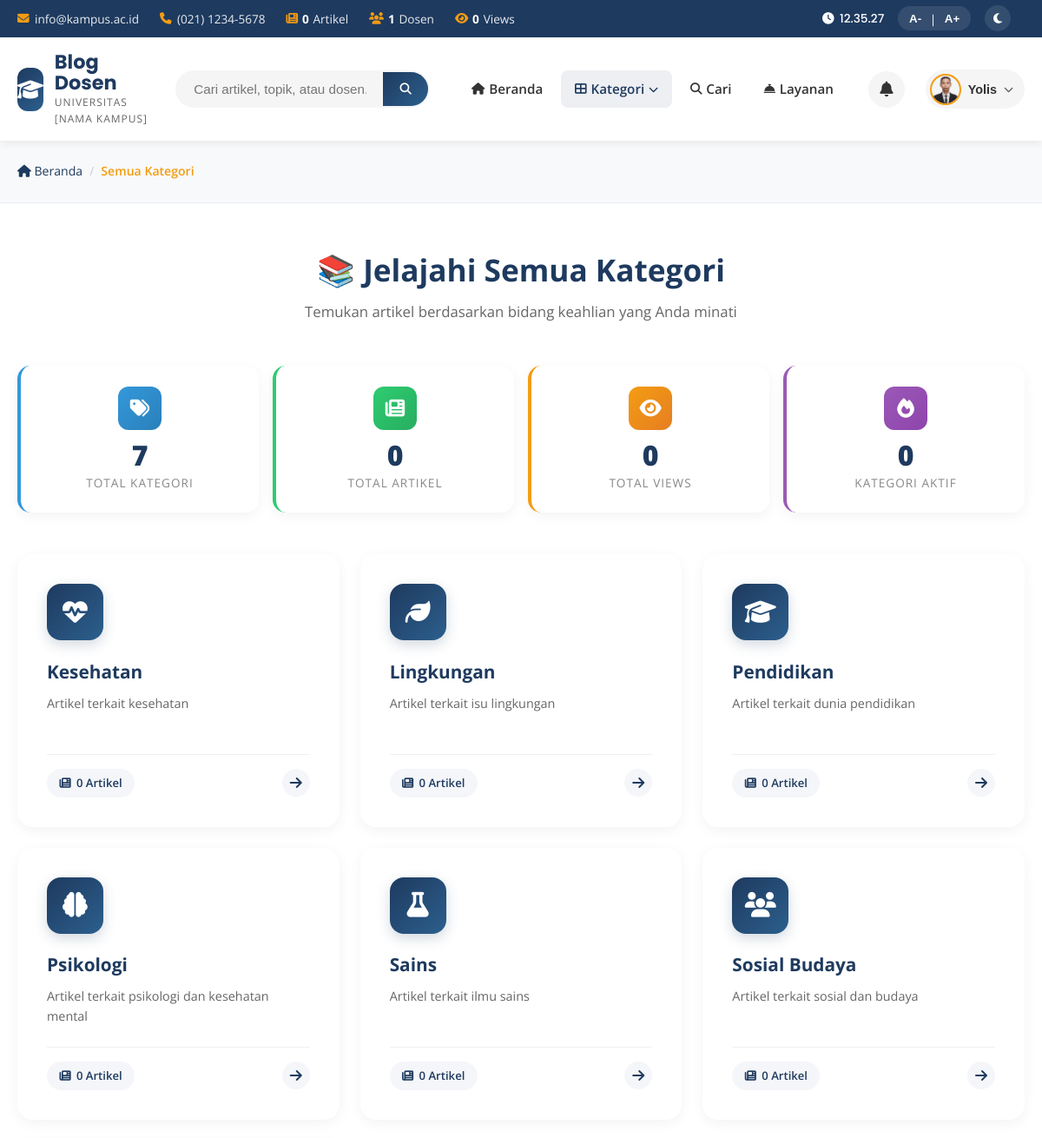
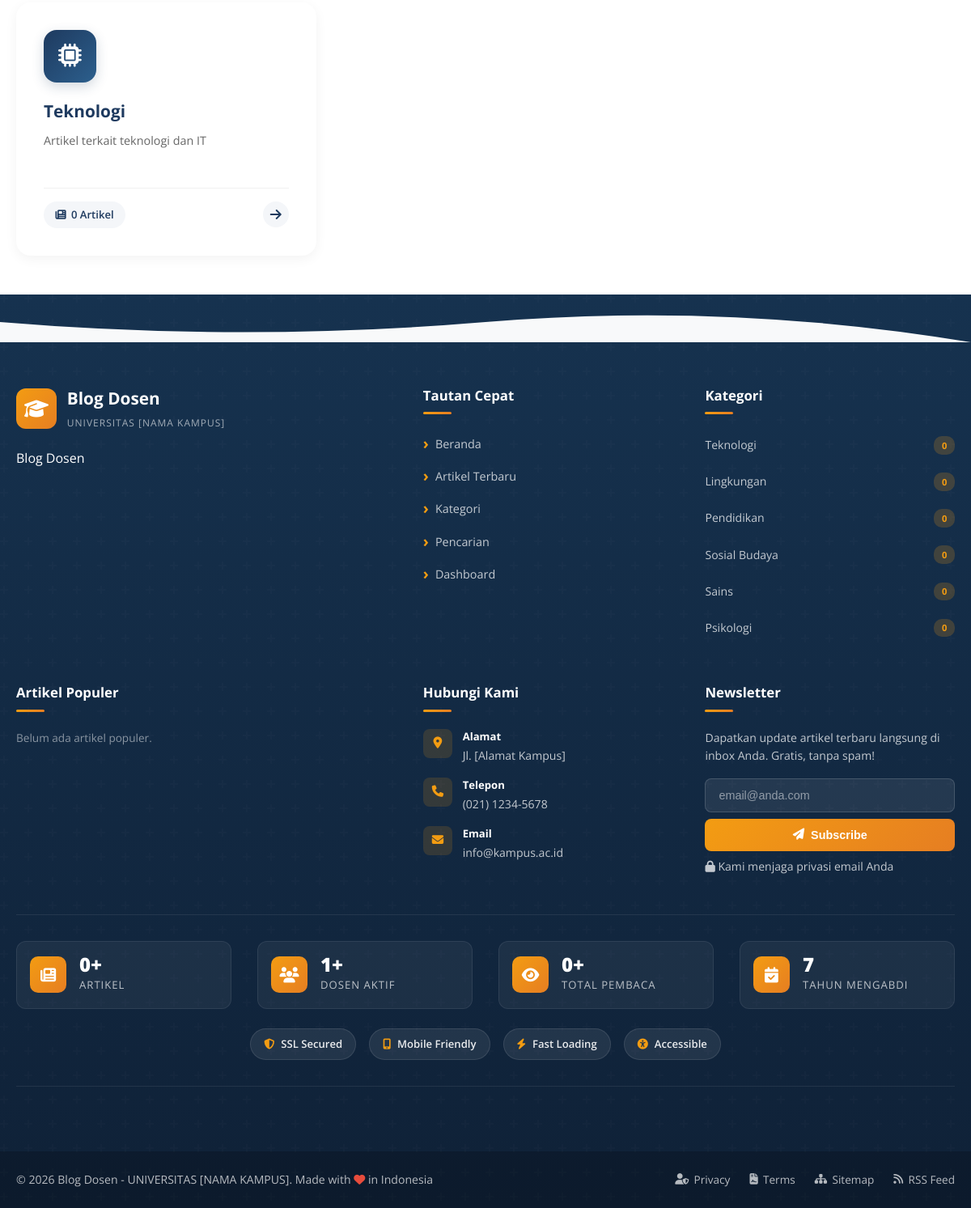
Screenshot of /category.php (signed in) with the database file from the repository (2 pictures, top to bottom).
### tables this page shows
CREATE TABLE `settings` (
  `id` int(11) NOT NULL,
  `nama_kampus` varchar(255) DEFAULT NULL,
  `tagline` text,
  `quote` text,
  `quote_author` varchar(100) DEFAULT NULL,
  `email_contact` varchar(100) DEFAULT NULL,
  `phone` varchar(50) DEFAULT NULL,
  `address` text,
  `facebook` varchar(255) DEFAULT NULL,
  `twitter` varchar(255) DEFAULT NULL,
  `instagram` varchar(255) DEFAULT NULL,
  `youtube` varchar(255) DEFAULT NULL,
  `logo` varchar(255) DEFAULT NULL,
  `updated_at` timestamp NULL DEFAULT CURRENT_TIMESTAMP ON UPDATE CURRENT_TIMESTAMP
);

CREATE TABLE `users` (
  `id` int(11) NOT NULL,
  `nama` varchar(100) NOT NULL,
  `email` varchar(100) NOT NULL,
  `password` varchar(255) NOT NULL,
  `nip` varchar(50) DEFAULT NULL,
  `jabatan` varchar(100) DEFAULT NULL,
  `prodi` varchar(100) DEFAULT NULL,
  `foto` varchar(255) DEFAULT 'default.png',
  `bio` text,
  `role` enum('admin','dosen') DEFAULT 'dosen',
  `status` enum('active','inactive') DEFAULT 'active',
  `created_at` timestamp NULL DEFAULT CURRENT_TIMESTAMP,
  `updated_at` timestamp NULL DEFAULT CURRENT_TIMESTAMP ON UPDATE CURRENT_TIMESTAMP
);

CREATE TABLE `categories` (
  `id` int(11) NOT NULL,
  `name` varchar(50) NOT NULL,
  `slug` varchar(50) NOT NULL,
  `description` text,
  `icon` varchar(50) NOT NULL DEFAULT 'fa-tag',
  `color` varchar(20) NOT NULL DEFAULT '#3498db',
  `created_at` timestamp NULL DEFAULT CURRENT_TIMESTAMP
);

### category.php (the view, shortened to what the rows shown need)
<?php
require_once __DIR__ . '/config/functions.php';
$categories = [];
try {
    $categories = db()->query("
        SELECT c.*,
               COUNT(a.id) as article_count,
               IFNULL(SUM(a.views), 0) as total_views
        FROM categories c
        LEFT JOIN articles a ON a.category_id = c.id AND a.status = 'published'
        GROUP BY c.id
        ORDER BY article_count DESC, c.name ASC
    ")->fetchAll();
} catch (Exception $e) {}
$currentCat = null;
include __DIR__ . '/includes/header.php';
?>
<?php if (!$currentCat): ?>
<section class="categories-showcase">
    <div class="container">
        <div class="categories-showcase-header">
            <h2>📚 Jelajahi Semua Kategori</h2>
        </div>
        <?php if (!empty($categories)):
        ?>
            <?php
            $catIcons = [
                'psikologi' => 'fa-brain',
                'pendidikan' => 'fa-graduation-cap',
                'teknologi' => 'fa-microchip',
                'sains' => 'fa-flask',
                'lingkungan' => 'fa-leaf',
                'kesehatan' => 'fa-heartbeat',
                'sosial-budaya' => 'fa-users',
                'ekonomi' => 'fa-chart-line',
                'hukum' => 'fa-gavel',
                'seni' => 'fa-palette',
                'politik' => 'fa-landmark',
                'olahraga' => 'fa-running',
            ];
            ?>
            <div class="categories-grid-ultimate">
                <?php foreach ($categories as $cat):
                    $icon = isset($catIcons[$cat['slug']]) ? $catIcons[$cat['slug']] : 'fa-tag';
                ?>
                    <a href="<?php echo url('category.php?slug=' . $cat['slug']); ?>" class="category-card-ultimate">
                        <div class="category-card-icon">
                            <i class="fas <?php echo $icon; ?>"></i>
                        </div>
                        <h3 class="category-card-title"><?php echo htmlspecialchars($cat['name']); ?></h3>
                        <p class="category-card-desc">
                            <?php echo htmlspecialchars($cat['description'] ?? 'Kumpulan artikel menarik seputar ' . $cat['name']); ?>
                        </p>
                        <div class="category-card-footer">
                            <span class="category-card-count">
                                <i class="fas fa-newspaper"></i>
                                <?php echo $cat['article_count']; ?> Artikel
                            </span>
                            <span class="category-card-arrow">
                                <i class="fas fa-arrow-right"></i>
                            </span>
                        </div>
                    </a>
                <?php endforeach; ?>
            </div>
        <?php endif; ?>
    </div>
</section>
<?php endif; ?>
<?php include __DIR__ . '/includes/footer.php'; ?>

### includes/header.php (shortened to what the rows shown need)
<?php
$settings = getSettings();
$isLoggedIn = isLoggedIn();
$userInfo = null;
if ($isLoggedIn) {
    try {
        $stmt = db()->prepare("SELECT nama, email, foto, jabatan, role FROM users WHERE id = ?");
        $stmt->execute([$_SESSION['user_id']]);
        $userInfo = $stmt->fetch();
    } catch (Exception $e) {
        $userInfo = [
            'nama' => isset($_SESSION['user_name']) ? $_SESSION['user_name'] : 'User',
            'email' => '',
            'foto' => null,
            'jabatan' => 'Dosen',
            'role' => isset($_SESSION['user_role']) ? $_SESSION['user_role'] : 'dosen'
        ];
    }
}
?>
<!DOCTYPE html>
<html lang="id" data-theme="light">
<head>
    <link rel="stylesheet" href="<?php echo asset('css/style.css'); ?>">
    <link rel="stylesheet" href="https://cdnjs.cloudflare.com/ajax/libs/font-awesome/6.4.0/css/all.min.css">
</head>
<body>
<div class="top-bar">
    <div class="top-bar-content">
        <div class="top-bar-left">
            <?php if (!empty($settings['email_contact'])): ?>
                <span class="top-bar-item">
                    <i class="fas fa-envelope"></i>
                    <a href="mailto:<?php echo htmlspecialchars($settings['email_contact']); ?>">
                        <?php echo htmlspecialchars($settings['email_contact']); ?>
                    </a>
                </span>
            <?php endif; ?>
            <?php if (!empty($settings['phone'])): ?>
                <span class="top-bar-item">
                    <i class="fas fa-phone"></i>
                    <a href="tel:<?php echo htmlspecialchars(preg_replace('/[^0-9+]/', '', $settings['phone'])); ?>">
                        <?php echo htmlspecialchars($settings['phone']); ?>
                    </a>
                </span>
            <?php endif; ?>
        </div>
    </div>
</div>
<header class="main-header" id="mainHeader">
    <div class="header-container">
        <a href="<?php echo url(); ?>" class="logo-ultimate">
            <div class="logo-text">
                <span class="logo-main">Blog Dosen</span>
                <span class="logo-tagline"><?php echo htmlspecialchars(excerpt(isset($settings['nama_kampus']) ? $settings['nama_kampus'] : '', 30)); ?></span>
            </div>
        </a>
        <nav class="nav-ultimate">
<?php if ($isLoggedIn && $userInfo): ?>
                <div class="user-menu-wrapper">
                    <button class="user-menu-btn" onclick="toggleUserMenu()">
                        <img src="<?php echo fotoUrl($userInfo['foto'] ?? ''); ?>"
                             alt="Avatar"
                             class="user-avatar-small"
                             onerror="this.src='https://ui-avatars.com/api/?name=<?php echo urlencode($userInfo['nama']); ?>&background=1e3a5f&color=fff&size=80'">
                        <span class="user-menu-name"><?php echo htmlspecialchars(explode(' ', $userInfo['nama'])[0]); ?></span>
                        <i class="fas fa-chevron-down" style="font-size:0.7rem;color:#666;"></i>
                    </button>
                </div>
            <?php else: ?>
                <a href="<?php echo url('admin/login.php'); ?>" class="btn-cta">
                    <i class="fas fa-sign-in-alt"></i> Login Dosen
                </a>
            <?php endif; ?>
        </nav>
    </div>
</header>

### includes/footer.php (shortened to what the rows shown need)
<?php
$settings = getSettings();
$footerCategories = [];
try {
    $stmt = db()->query("
        SELECT c.id, c.name, c.slug, COUNT(a.id) as article_count
        FROM categories c
        LEFT JOIN articles a ON a.category_id = c.id AND a.status = 'published'
        GROUP BY c.id
        ORDER BY article_count DESC
        LIMIT 6
    ");
    $footerCategories = $stmt->fetchAll();
} catch (Exception $e) {}
?>
<footer class="footer-ultimate">
    <div class="footer-main">
        <div class="container">
            <div class="footer-grid-ultimate">
                <div class="footer-col-ultimate footer-brand-col">
                    <div class="footer-brand-logo">
                        <div class="footer-brand-icon">
                        </div>
                        <div class="footer-brand-text">
                            <h3>Blog Dosen</h3>
                            <small><?php echo htmlspecialchars($settings['nama_kampus'] ?? 'Universitas'); ?></small>
                        </div>
                    </div>
                    <p><?php echo htmlspecialchars($settings['tagline'] ?? 'Platform berbagi ilmu dan pengetahuan dari para dosen untuk masyarakat luas.'); ?></p>
                </div>
                <div class="footer-col-ultimate">
                    <?php if (!empty($footerCategories)): ?>
                        <ul class="footer-category-list">
                            <?php foreach ($footerCategories as $cat): ?>
                                <li>
                                    <a href="<?php echo url('category.php?slug=' . $cat['slug']); ?>">
                                        <span><?php echo htmlspecialchars($cat['name']); ?></span>
                                        <span class="footer-category-count"><?php echo $cat['article_count']; ?></span>
                                    </a>
                                </li>
                            <?php endforeach; ?>
                        </ul>
                    <?php else: ?>
                        <p style="color:rgba(255,255,255,0.5);font-size:0.85rem;">Belum ada kategori.</p>
                    <?php endif; ?>
                </div>
                <div class="footer-col-ultimate">
                    <ul class="footer-contact-list">
                        <?php if (!empty($settings['address'])): ?>
                            <li class="footer-contact-item">
                                <div class="footer-contact-icon">
                                    <i class="fas fa-map-marker-alt"></i>
                                </div>
                                <div class="footer-contact-info">
                                    <strong>Alamat</strong>
                                    <?php echo htmlspecialchars($settings['address']); ?>
                                </div>
                            </li>
                        <?php endif; ?>
                        <?php if (!empty($settings['phone'])): ?>
                            <li class="footer-contact-item">
                                <div class="footer-contact-icon">
                                    <i class="fas fa-phone"></i>
                                </div>
                                <div class="footer-contact-info">
                                    <strong>Telepon</strong>
                                    <a href="tel:<?php echo htmlspecialchars(preg_replace('/[^0-9+]/', '', $settings['phone'])); ?>">
                                        <?php echo htmlspecialchars($settings['phone']); ?>
                                    </a>
                                </div>
                            </li>
                        <?php endif; ?>
                        <?php if (!empty($settings['email_contact'])): ?>
                            <li class="footer-contact-item">
                                <div class="footer-contact-icon">
                                    <i class="fas fa-envelope"></i>
                                </div>
                                <div class="footer-contact-info">
                                    <strong>Email</strong>
                                    <a href="mailto:<?php echo htmlspecialchars($settings['email_contact']); ?>">
                                        <?php echo htmlspecialchars($settings['email_contact']); ?>
                                    </a>
                                </div>
                            </li>
                        <?php endif; ?>
                    </ul>
                </div>
            </div>
        </div>
    </div>
    <div class="footer-bottom-ultimate">
        <div class="container">
            <div class="footer-bottom-content">
                <div class="footer-copyright">
                    &copy; <?php echo date('Y'); ?> Blog Dosen - <?php echo htmlspecialchars($settings['nama_kampus']); ?>.
                    Made with <i class="fas fa-heart"></i> in Indonesia
                </div>
                <div class="footer-bottom-links">
                    <a href="<?php echo url('privacy.php'); ?>">
                    </a>
                    <a href="<?php echo url('terms.php'); ?>">
                    </a>
                    <a href="<?php echo url('sitemap.php'); ?>">
                    </a>
                    <a href="<?php echo url('rss.php'); ?>">
                    </a>
                </div>
            </div>
        </div>
    </div>
</footer>
</body>
</html>

### rows the page displays
settings: email_contact "info@kampus.ac.id", phone "(021) 1234-5678", nama_kampus "UNIVERSITAS [NAMA KAMPUS]", tagline "Blog Dosen", address "Jl. [Alamat Kampus]"
users: foto (picture), nama "Yolis"
categories: name "Kesehatan", description "Artikel terkait kesehatan", article_count "0"
categories: name "Lingkungan", description "Artikel terkait isu lingkungan", article_count "0"
categories: name "Pendidikan", description "Artikel terkait dunia pendidikan", article_count "0"
categories: name "Psikologi", description "Artikel terkait psikologi dan kesehatan mental", article_count "0"
categories: name "Sains", description "Artikel terkait ilmu sains", article_count "0"
categories: name "Sosial Budaya", description "Artikel terkait sosial dan budaya", article_count "0"
categories: name "Teknologi", description "Artikel terkait teknologi dan IT", article_count "0"

### other values shown
$totalStats['articles'] "0"
$totalStats['authors'] "1"
$totalStats['views'] "0"
$totalCats "7"
$totalArticles "0"
$totalViews "0"
$activeCats "0"
$footerStats['articles'] "0"
$footerStats['authors'] "1"
$footerStats['views'] "0"
